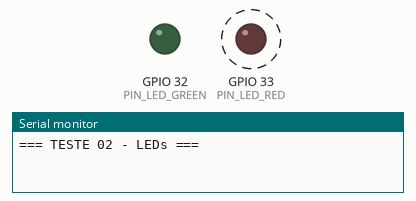
This sketch was run on a simulated ESP32. Parts: output pins drawn as LEDs (lit = HIGH), the last lines printed to the serial monitor. Dashed ring = blinking.

Above: at 0.2 s.
At 2.2 s:
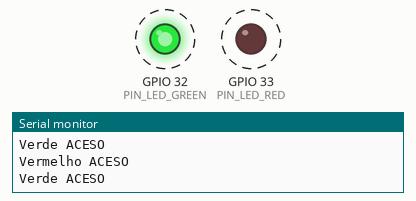
Timing chart, 0 to 3.0 s (numbered marks = the images above):
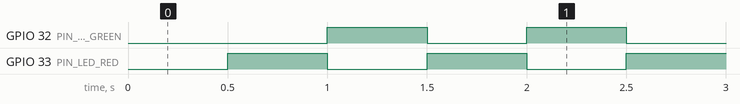

Measured:
- by itself, GPIO 32 (PIN_LED_GREEN), GPIO 33 (PIN_LED_RED): alternates HIGH for 0.50 s and LOW for 0.50 s

The sketch:

02_leds.ino
```cpp
// TESTE 02 - LEDs
// Ligacao: GPIO 32 -> resistor 220-330 ohm -> perna longa (+) do LED verde; perna curta (-) no GND.
//          GPIO 33 -> resistor 220-330 ohm -> perna longa (+) do LED vermelho; perna curta (-) no GND.
// Esperado: os LEDs piscam alternando a cada 0,5 s.

#define PIN_LED_GREEN 32
#define PIN_LED_RED   33

bool verdeAceso = true;
unsigned long ultimaTroca = 0;

void setup() {
  Serial.begin(115200);
  pinMode(PIN_LED_GREEN, OUTPUT);
  pinMode(PIN_LED_RED, OUTPUT);
  Serial.println("=== TESTE 02 - LEDs ===");
}

void loop() {
  // millis() em vez de delay(): o programa nao fica travado esperando
  if (millis() - ultimaTroca >= 500) {
    ultimaTroca = millis();
    verdeAceso = !verdeAceso;
    digitalWrite(PIN_LED_GREEN, verdeAceso ? HIGH : LOW);
    digitalWrite(PIN_LED_RED,   verdeAceso ? LOW  : HIGH);
    Serial.println(verdeAceso ? "Verde ACESO" : "Vermelho ACESO");
  }
}
```
